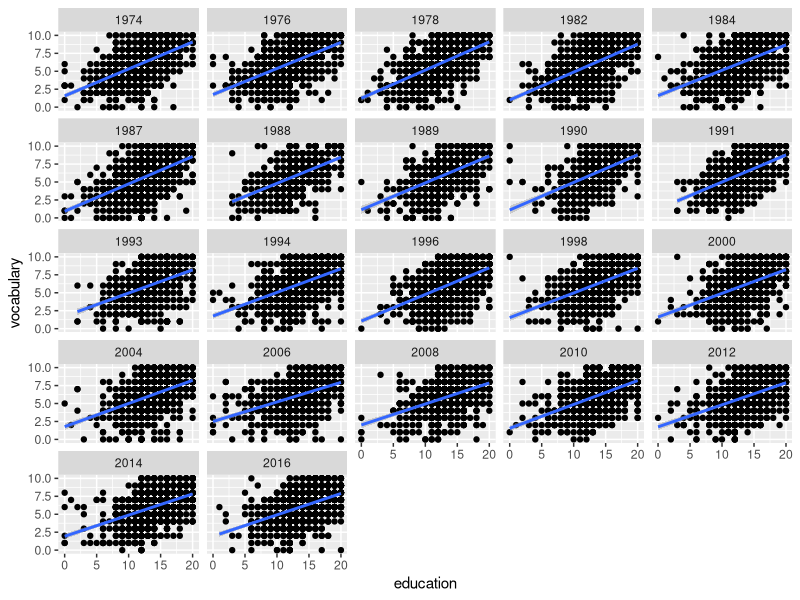
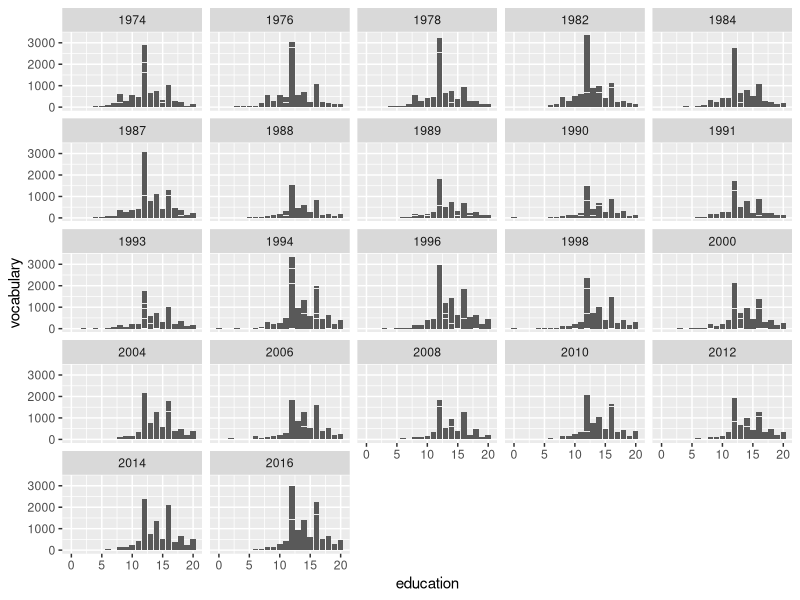

The R source for these figures, in order:
## ---- chunk 1
library(carData)
data(Vocab)

## ---- chunk 2
library(ggplot2)
#Is education predictive of vocab scores? 

voc.regression <- lm(vocabulary ~ education, data = Vocab)
str(voc.regression)



ggplot(Vocab, aes(education, vocabulary))+ geom_point() + geom_smooth(method = "lm")+facet_wrap(~year)

ggplot(Vocab, aes(education, vocabulary))+ geom_histogram(stat = "identity")+facet_wrap(~year)






## ---- chunk 3

# r = .33, 33% of variance of vocab scores is explained by education. This is a moderate positive correlation between education level and vocabulary scores. When grouped by year this effect is consistent. 

## ---- chunk 4
quartile.sum.vocab <- for(this.group in c("1974", "1976", "1978", "1982", "1984", "1987", "1988", "1989", "1990", "1991", "1993", "1994", "1996", "1998", "2000", "2004",  "2006", "2008", "2010", "2012", "2014", "2016")) {
  print(summary(Vocab[Vocab$year == this.group, ])) 
}


